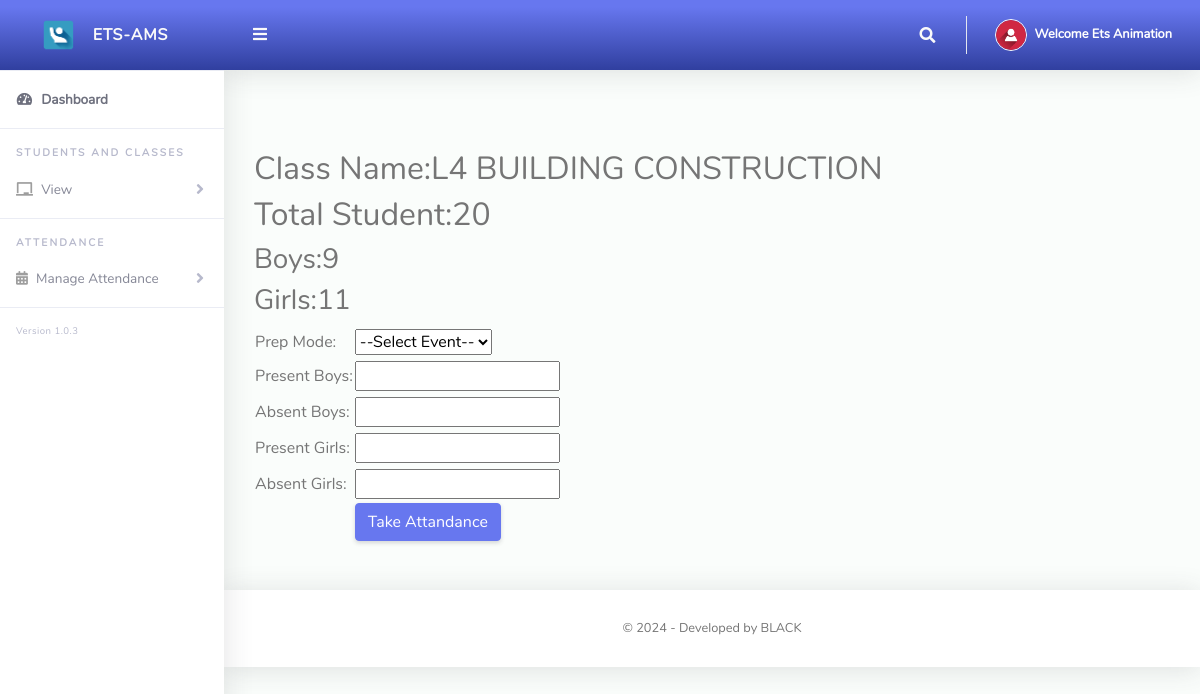
/ClassTeacher/classat.php?id=10 (signed in), run on the app's committed database.
### tables this page shows
CREATE TABLE `tblclassteacher` (
  `Id` int(10) NOT NULL,
  `firstName` varchar(255) NOT NULL,
  `lastName` varchar(255) NOT NULL,
  `emailAddress` varchar(255) NOT NULL,
  `password` varchar(255) NOT NULL
);

CREATE TABLE `tblclass` (
  `Id` int(10) NOT NULL,
  `className` varchar(255) NOT NULL,
  `totalStudents` int(255) NOT NULL,
  `boys` int(255) NOT NULL,
  `girls` int(255) NOT NULL
);

### ClassTeacher/classat.php (the view, shortened to what this page needs)
<?php
include '../Includes/dbcon.php';
?>
<!DOCTYPE html>
<html lang="en">
<head>
  <link href="../vendor/fontawesome-free/css/all.min.css" rel="stylesheet" type="text/css">
  <link href="../vendor/bootstrap/css/bootstrap.min.css" rel="stylesheet" type="text/css">
  <link href="css/ruang-admin.min.css" rel="stylesheet">
</head>
<body id="page-top">
  <div id="wrapper">
      <?php include "Includes/sidebar.php";?>
    <div id="content-wrapper" class="d-flex flex-column">
      <div id="content">
       <?php include "Includes/topbar.php";?>
<div class="cont">
<div class="atvir">
<?php
$id = $_GET['id'];
$sql = "SELECT * FROM tblclass WHERE Id=$id";
$res = $conn->query($sql);
  while ($row = $res->fetch_assoc())
    {
echo "
  <h2 >Class Name:".$row['className']."</h2>
    <h2> Total Student:".$row['totalStudents']."</h2>
    <span><h3>Boys:".$row['boys']."</h3></span><span><h3>Girls:".$row['girls']."</h3></span></span>
<form action='atdetails.php' method='post'>
  <table>
  <tr>
  <td></td>
  <td><input type='hidden' name='className' value='".$row['className']."' </td>
  </tr>
    <tr>
      <td>Prep Mode:</td>
      <td><select name='event' required id=''>
      <option value=''>--Select Event--</option>
      <option value='morning'>Morning Prep</option>
      <option value='evening'>Evening Prep</option>
    </select>
    </td>
    </tr>
<tr>
      <td></td>
      <td></td>
    </tr>
    <tr>
      <td></td>
      <td></td>
    </tr>
<tr>
    <td>Present Boys:</td>
    <td><input type='number' name='presentboys'>
</td>
</tr>
<tr>
      <td></td>
      <td></td>
    </tr>
    <tr>
      <td></td>
      <td></td>
    </tr>
<tr>
    <td>Absent Boys:</td>
    <td><input type='number' name='absentboys'>
</td>
</tr>
<tr>
      <td></td>
      <td></td>
    </tr>
    <tr>
      <td></td>
      <td></td>
    </tr>
<tr>
    <td>Present Girls:</td>
    <td><input type='number' name='presentgirls'>
</td>
</tr>
<tr>
      <td></td>
      <td></td>
    </tr>
    <tr>
      <td></td>
      <td></td>
    </tr>
<tr>
    <td>Absent Girls:</td>
    <td><input type='number' name='absentgirls'>
</td>
</tr>
<tr>
      <td></td>
      <td></td>
    </tr>
    <tr>
      <td></td>
      <td><input type='submit' name='take' class='btn btn-primary' value='Take Attandance'></td>
    </tr>
  </table>
</form>";
    }
?>
</div><br><br>
       <?php include "Includes/footer.php";?>
    </div>
  </div>
</body>
</html>

### ClassTeacher/Includes/topbar.php (shortened to what this page needs)
<?php
  $query = "SELECT * FROM tblclassteacher WHERE Id = ".$_SESSION['userId']."";
  $rs = $conn->query($query);
  $rows = $rs->fetch_assoc();
  $fullName = $rows['firstName']." ".$rows['lastName'];;
?>
<nav class="navbar navbar-expand navbar-light bg-gradient-primary topbar mb-4 static-top">
          <button id="sidebarToggleTop" class="btn btn-link rounded-circle mr-3">
            <i class="fa fa-bars"></i>
          </button>
          <ul class="navbar-nav ml-auto">
            <li class="nav-item dropdown no-arrow">
              <a class="nav-link dropdown-toggle" href="#" id="searchDropdown" role="button" data-toggle="dropdown"
                aria-haspopup="true" aria-expanded="false">
                <i class="fas fa-search fa-fw"></i>
              </a>
            </li>
            <li class="nav-item dropdown no-arrow">
              <a class="nav-link dropdown-toggle" href="#" id="userDropdown" role="button" data-toggle="dropdown"
                aria-haspopup="true" aria-expanded="false">
                <img class="img-profile rounded-circle" src="img/user-icn.png" style="max-width: 60px">
                <span class="ml-2 d-none d-lg-inline text-white small"><b>Welcome <?php echo $fullName;?></b></span>
              </a>
            </li>
          </ul>
        </nav>

### ClassTeacher/classat.php (style rules this page uses)
.atvir { margin-left: 30px; margin-top: 80px; }

### data on the page
tblclassteacher: fullName "Ets Animation"
tblclass: className "L4 BUILDING CONSTRUCTION", totalStudents "20", boys "9", girls "11"
